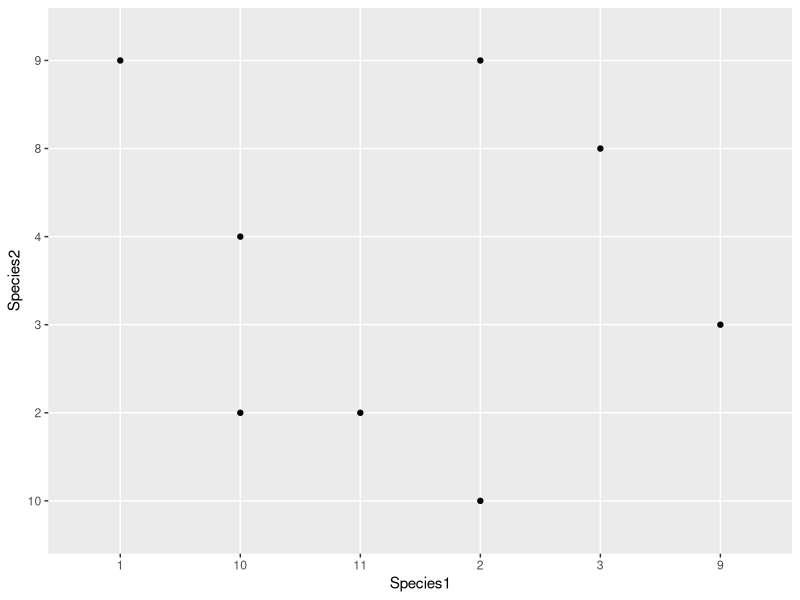
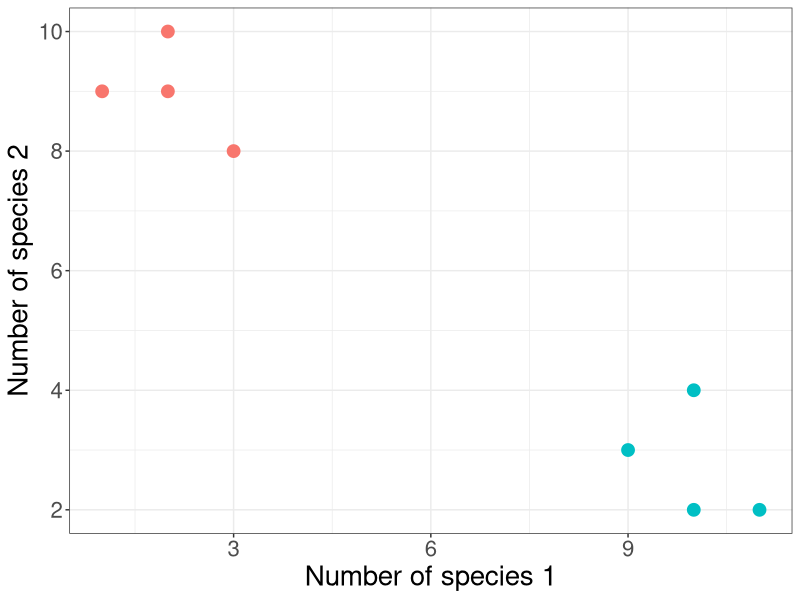
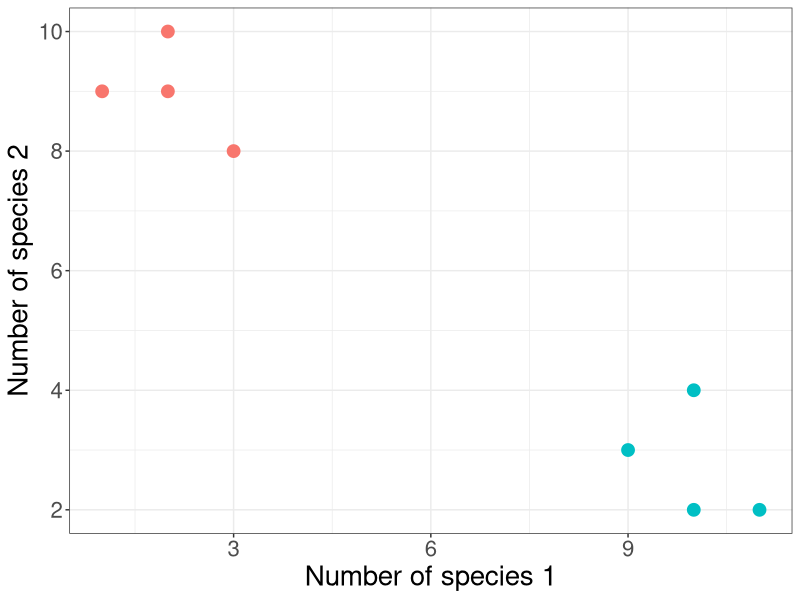

Reproduce these figures in R, in order.
#Simple plot of communities

#create some data

Site<-c("A", "B", "C", "D", "E", "F", "G", "H")
Species1<-c(2, 3, 2, 1, 10, 11, 9, 10)
Species2<-c(10, 8, 9, 9, 2, 2, 3, 4)

Communities<-data.frame(cbind(Site, Species1, Species2))

library(ggplot2)
ggplot(Communities, aes(Species1, Species2))+
  geom_point()

#strange portrayal of x and y axis! Try making Species 1 and species 2 integers

Communities$Species1<-as.integer(Communities$Species1)
Communities$Species2<-as.integer(Communities$Species2)

Communities$Group<-c(1, 1, 1, 1, 2, 2, 2, 2)
Communities$Group<-as.factor(Communities$Group)
ggplot(Communities, aes(Species1, Species2, color = Group))+
  geom_point(size = 4, show.legend = F)+
  theme_bw()+
  labs(x = "Number of species 1", y = "Number of species 2")+
  theme(text = element_text(size = 20))

ggsave("Ordination.png", device = "png")
